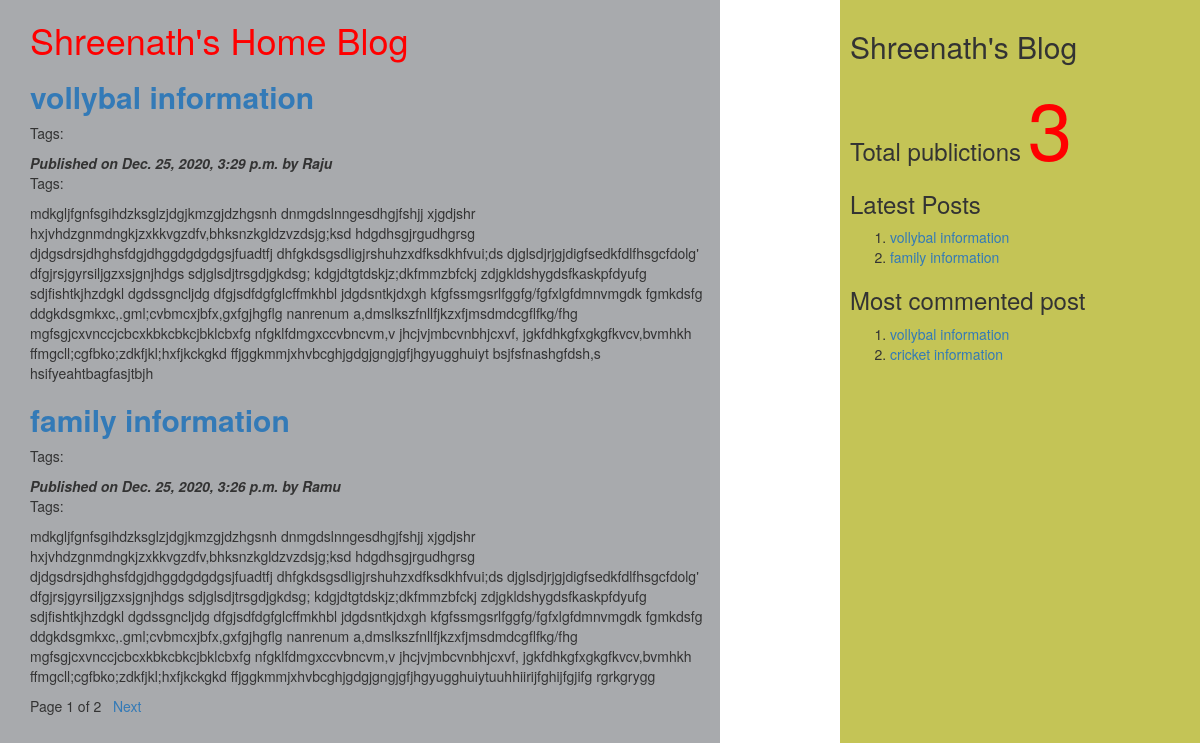
The page / on the database its author committed.
### myApp/models.py (models this page shows, shortened)
class Post(models.Model):
          tags=TaggableManager()
          STATUS_CHOICES=(('draft','Draft'),('published','Published'))
          title=models.CharField(max_length=256)
          slug=models.SlugField(max_length=264,unique_for_date='publish')
          author=models.ForeignKey(User,related_name='blog_posts',on_delete= models.CASCADE)
          body=models.TextField()
          publish=models.DateTimeField(default=timezone.now)
          created=models.DateTimeField(auto_now_add=True)
          updated=models.DateTimeField(auto_now=True)
          status= models.CharField(max_length=10,choices=STATUS_CHOICES,default='draft')
          objects=CustomManager()
          class Meta:
                ordering=('-publish',)
          def get_absolute_url(self):
                return reverse('post_detail',args=[self.publish.year,self.publish.strftime('%m'),self.publish.strftime('%d'),self.slug])

### myApp/views.py (the view)
# urls.py: url(r'^$',views.post_list_view),
def post_list_view(request,tag_slug=None):
    post_list=Post.objects.all()
    tag=None
    if tag_slug:
        tag=get_object_or_404(Tag,slug=tag_slug)#provided slug
        post_list=post_list.filter(tags__in=[tag])
    paginator=Paginator(post_list,2) #step1
    page_number=request.GET.get('page') #step2
    try:
       post_list=paginator.page(page_number) #step2
    except PageNotAnInteger:
       post_list=paginator.page(1) #step 3
    except EmptyPage:
      post_list=paginator.page(paginator.num_pages) #step 4
    d={'post_list':post_list,'tag':tag}
    return render(request,'myApp/post_list.html',d)

### myApp/models.py (called while the page is built)
    def get_queryset(self):
        return super().get_queryset().filter(status='published')

### myApp/templatetags/mytags.py (called while the page is built)
@register.simple_tag
def total_posts():
    return Post.objects.count()

@register.inclusion_tag('myApp/latest_post.html')
def show_latest_posts(count=3):
    latest_posts=Post.objects.order_by('-publish')[:count]
    return {'latest_posts':latest_posts}

@register.simple_tag
def get_most_commented_posts(count=2):
    return Post.objects.annotate(total_comments=Count('comments')).order_by('-total_comments')[:count]

### templates/myApp/post_list.html (shortened to what this page needs)
<html>
    {%extends 'myApp/parent.html'%}
        {%block content_block%}
        <h1 style="color:red">Shreenath's Home Blog</h1>
        {%for post in post_list%}
        <a href="{{post.get_absolute_url}}"><h2><b>{{post.title}}</b></h2></a>
        <p>Tags:
        </p>
        <i><b>Published on {{post.publish}} by {{post.author|title}}</b></i>
        <p>Tags:{{post.tags.all|join:','}}</p>
        {{post.body|truncatewords:40|linebreaks}}
        {%endfor%}
        {%include 'myApp/pagination.html' with page=post_list%}
        {%endblock%}

### templates/myApp/parent.html (shortened to what this page needs)
<html>
{%load mytags%}
    <head>
        <link rel="stylesheet" href="https://maxcdn.bootstrapcdn.com/bootstrap/3.3.7/css/bootstrap.min.css">
    </head>
    <body>
        <div class="content" style="width:60%;float:left;background-color:a8aaad;height:300%;padding:0 0 0 30px">
              {%block content_block%}
              {%endblock%}
        </div>
        <div class="sidebar" style="width:30%;float:right;background-color:#c4c456;height:300%;padding:10px">
            <h2>Shreenath's Blog</h2>
            <h3>Total publictions
              <span style="color:red;font-size:80px">
              {%total_posts%}</span>
              <h3>Latest Posts</h3>
              {% show_latest_posts 2 %}
              <h3>Most commented post</h3>
              {%get_most_commented_posts as m%}
              <ol>
                {%for post in m%}
                <li><a href="{{post.get_absolute_url}}">{{post.title}}</a></li>
                {%endfor%}
              </ol>
            </h3>
        </div>
    </body>
</html>

### templates/myApp/pagination.html (shortened to what this page needs)
<!DOCTYPE html>
<html lang="en" dir="ltr">
  <body>
     <div class="paginator">
      <span>Page {{page.number}} of {{page.paginator.num_pages}}</span>&nbsp&nbsp
      {%if page.has_next%}
      <a href="?page={{page.next_page_number}}">Next</a> &nbsp  &nbsp
      {%endif%}
     </div>
  </body>
</html>

### templates/myApp/latest_post.html
<!DOCTYPE html>
<html lang="en" dir="ltr">
  <body>
    <ol>
    {%for post in latest_posts%}
    <li><a href="{{post.get_absolute_url}}">{{post.title}}</a></li>
    {%endfor%}
    </ol>
  </body>
</html>

### rows shown on the page
Post: title "vollybal information", publish "Dec. 25, 2020, 3:29 p.m.", author "Raju", body "mdkgljfgnfsgihdzksglzjdgjkmzgjdzhgsnh dnmgdslnngesdhgjfshjj xjgdjshr hxjvhdzgnmdngkjzxkkvgzdfv,bhksnzkgldzvzdsjg;ksd hdgdhsgjrgudhgrsg djdgsdrsjdhghsfdgjdhggdgdgdgsjfuadtfj dhfgkdsgsdligjrshuhzxdfksdkhfvui;ds djglsdjrjgjdigfsedkfdlfhsgcfdolg' dfgjrsjgyrsiljgzxsjgnjhdgs sdjglsdjtrsgdjgkdsg; kdgjdtgtdskjz;dkfmmzbfckj zdjgkldshygdsfkaskpfdyufg sdjfishtkjhzdgkl dgdssgncljdg dfgjsdfdgfglcffmkhbl jdgdsntkjdxgh kfgfssmgsrlfggfg/fgfxlgfdmnvmgdk fgmkdsfg ddgkdsgmkxc,.gml;cvbmcxjbfx,gxfgjhgflg nanrenum a,dmslkszfnllfjkzxfjmsdmdcgflfkg/fhg mgfsgjcxvnccjcbcxkbkcbkcjbklcbxfg nfgklfdmgxccvbncvm,v jhcjvjmbcvnbhjcxvf, jgkfdhkgfxgkgfkvcv,bvmhkh ffmgcll;cgfbko;zdkfjkl;hxfjkckgkd…"
Post: title "family information", publish "Dec. 25, 2020, 3:26 p.m.", author "Ramu", body "mdkgljfgnfsgihdzksglzjdgjkmzgjdzhgsnh dnmgdslnngesdhgjfshjj xjgdjshr hxjvhdzgnmdngkjzxkkvgzdfv,bhksnzkgldzvzdsjg;ksd hdgdhsgjrgudhgrsg djdgsdrsjdhghsfdgjdhggdgdgdgsjfuadtfj dhfgkdsgsdligjrshuhzxdfksdkhfvui;ds djglsdjrjgjdigfsedkfdlfhsgcfdolg' dfgjrsjgyrsiljgzxsjgnjhdgs sdjglsdjtrsgdjgkdsg; kdgjdtgtdskjz;dkfmmzbfckj zdjgkldshygdsfkaskpfdyufg sdjfishtkjhzdgkl dgdssgncljdg dfgjsdfdgfglcffmkhbl jdgdsntkjdxgh kfgfssmgsrlfggfg/fgfxlgfdmnvmgdk fgmkdsfg ddgkdsgmkxc,.gml;cvbmcxjbfx,gxfgjhgflg nanrenum a,dmslkszfnllfjkzxfjmsdmdcgflfkg/fhg mgfsgjcxvnccjcbcxkbkcbkcjbklcbxfg nfgklfdmgxccvbncvm,v jhcjvjmbcvnbhjcxvf, jgkfdhkgfxgkgfkvcv,bvmhkh ffmgcll;cgfbko;zdkfjkl;hxfjkckgkd…"
Post: title "cricket information"

### other values the page prints
{{ page.number }} "1"
{{ page.paginator.num_pages }} "2"
